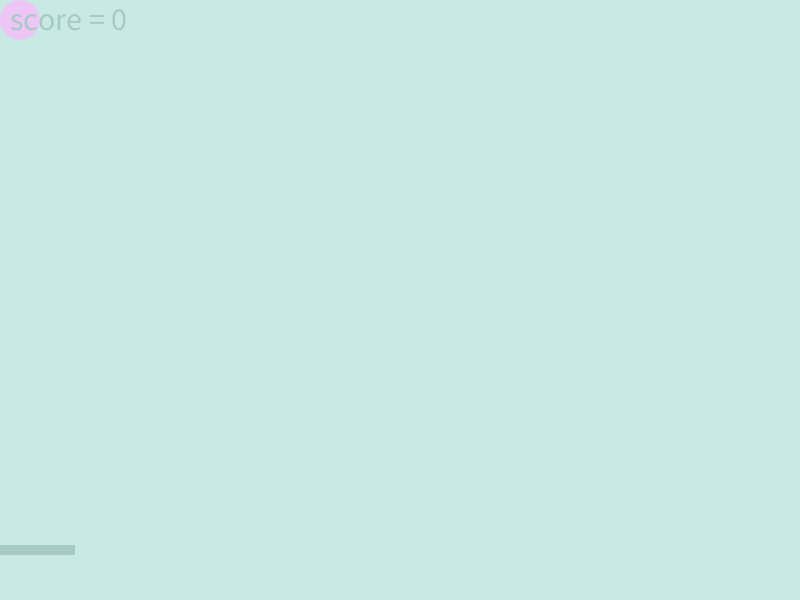
Frame 1 (no input)
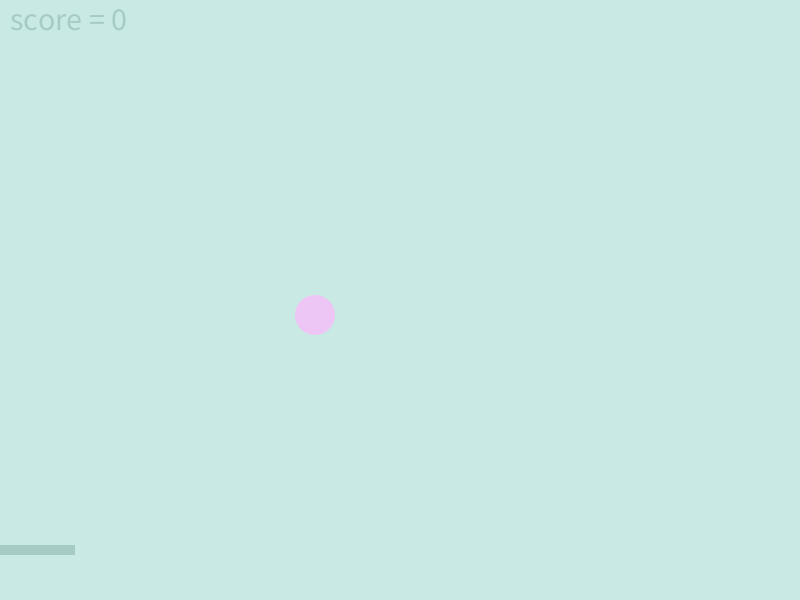
Frame 60 (the mouse pressed at the canvas centre just before this capture)
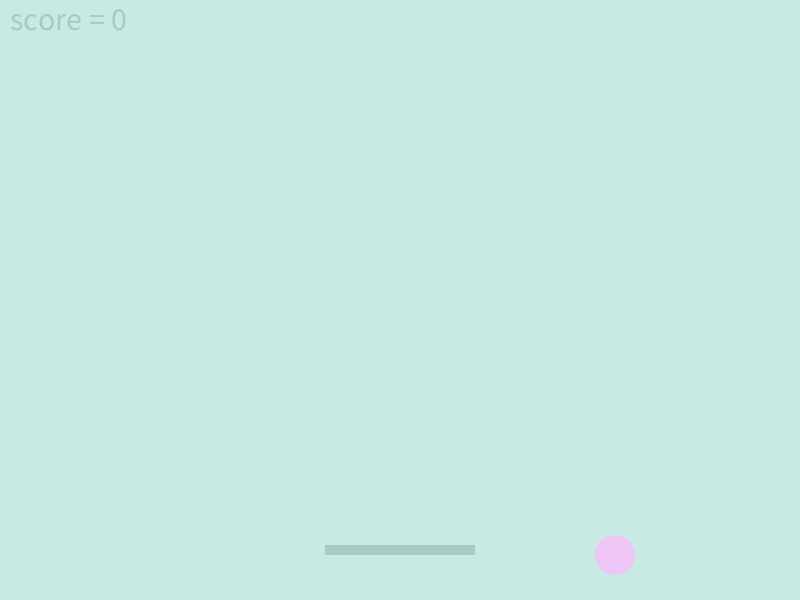
Frame 120 (the mouse held since frame 60 and released just before this capture)

The Processing sketch that drew these frames (run headless with seeded random() and noise(); from frame 60 on, the mouse is pressed at the canvas centre):

// Processing sketch: processing_163492
// ── processing_163492.pde

int diameter = 40;
int ydistance = diameter/2;
int xdistance = diameter/2;
int speed = 5;
int ydirection = 1;
int xdirection = 1;
int count = 0;



void setup() {
  size(800, 600);
  background(201, 234, 228);
  noStroke();
}

void draw() {
  background(201, 234, 228);
  fill(238, 198, 245);
  ellipse(xdistance, ydistance, diameter, diameter);

  fill(166, 203, 196);
  rectMode(CENTER);
  rect(mouseX, 550, 150, 10);


  //Move me
  ydistance += speed*ydirection;
  xdistance += speed*xdirection;

  //Hitting the Paddle!!
  if (ydistance>=height-75 && mouseX-75 < xdistance && xdistance < mouseX+75) {
    ydirection = -ydirection;
    println("I hit the paddle");
    count = count + 1;
  }




  //Did I hit the bottom?
  if (ydistance > height-diameter/2) {
    ydirection = -ydirection;
    println("I hit the bottom");
  }

  //Did I hit the top?
  if (ydistance < 0+diameter/2) {           
    ydirection = -ydirection;    
    println("I hit the top");
  }       

  //Did I hit the right side?       
  if (xdistance > width-diameter/2) {
    xdirection = -xdirection;
    println("I hit the right side");
  }

  //Did I hit the left side?
  if (xdistance < 0+diameter/2) {
    xdirection = -xdirection;
    println("I hit the left side");
  }

textSize(32);
text("score = " + str(count), 10, 30); 
fill(0, 102, 153);

 
  

}
